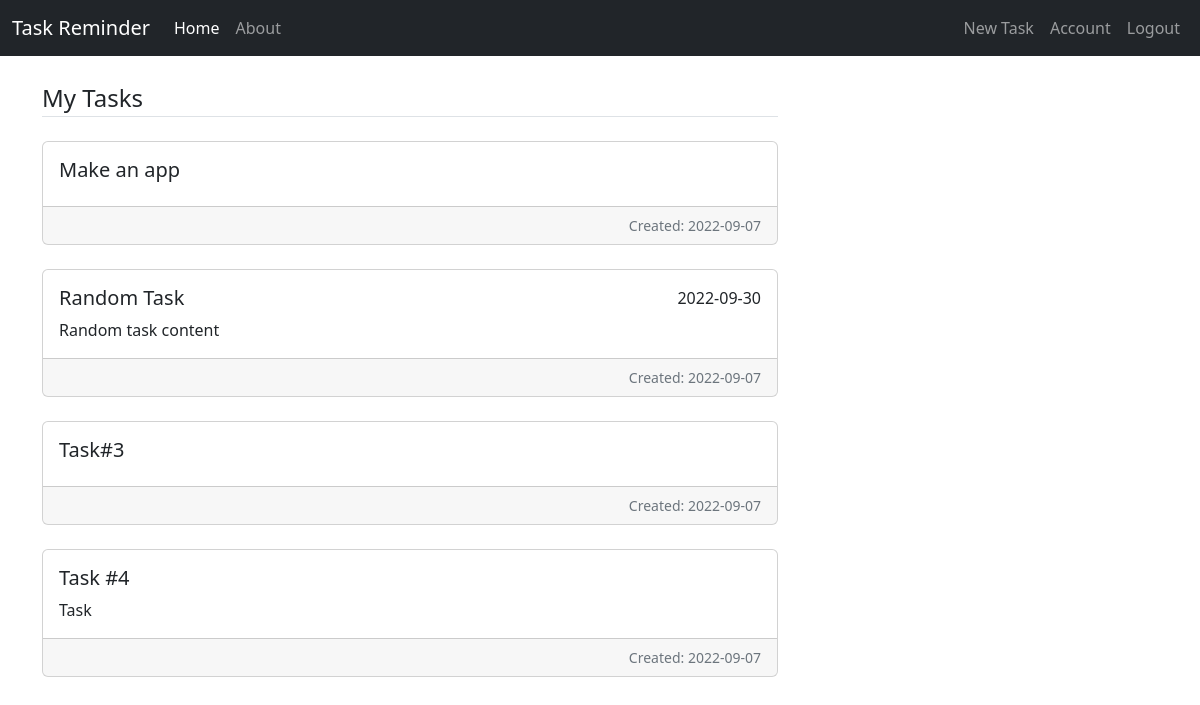
Screenshot of /home (signed in) with the database file from the repository.
### task_app/models.py (models this page shows, shortened)
class Task(db.Model):
    id = db.Column(db.Integer, primary_key=True)
    title = db.Column(db.String(100), nullable=False)
    content = db.Column(db.Text)
    date_created = db.Column(db.Date, nullable=False, default=datetime.utcnow)
    date_tasked = db.Column(db.Date, default=date(1970, 1, 1)) # Date cannot be null. TODO validation
    user_id = db.Column(db.Integer, db.ForeignKey("user.id"), nullable=False)

### task_app/routes.py (the view)
@app.route("/")
@app.route("/home")
@login_required
def home():
    tasks = Task.query.filter_by(user_id=current_user.id).all()
    return render_template("home.html", tasks=tasks)

### task_app/models.py (called while the page is built)
@login_manager.user_loader
def load_user(user_id):
    return User.query.get(int(user_id))

### task_app/templates/home.html (shortened to what this page needs)
{% extends "layout.html" %}
{% block content %}
    <legend class="border-bottom mb-4 mt-4">My Tasks</legend>
    {% for task in tasks %}
        <div class="card text-justify mb-4">
            <div class="card-body">
                <div class="d-flex">
                    <h5 class="card-title">{{ task.title }}</h5>
                    <span class="card-text ms-auto">
                        {{ task.date_tasked if task.date_tasked.strftime("%Y-%m-%d") != "1970-01-01" else "" }}
                    </span>
                </div>
                <p class="card-text">{{ task.content }}</p>
            </div>
            <div class="card-footer text-muted d-flex">
                <small class="ms-auto">Created: {{ task.date_created.strftime("%Y-%m-%d") }}</small>
            </div>
        </div>
    {% endfor %}
{% endblock content %}

### task_app/templates/layout.html (shortened to what this page needs)
<!DOCTYPE html>
<html lang="en">
<head>
    <link href="https://cdn.jsdelivr.net/npm/bootstrap@5.2.0/dist/css/bootstrap.min.css" rel="stylesheet"
>
    <link rel="stylesheet" href="{{ url_for('static', filename='styles.css') }}">
</head>
<body>
    <nav class="navbar navbar-expand-sm navbar-dark bg-dark" aria-label="Third navbar example">
        <div class="container-fluid">
          <a class="navbar-brand" href="{{ url_for('home') }}">Task Reminder</a>
          <div class="collapse navbar-collapse" id="navbarsExample03">
            <ul class="navbar-nav me-auto mb-2 mb-sm-0">
              <li class="nav-item"><a class="nav-link active" aria-current="page" href="{{ url_for('home') }}">Home</a></li>
              <li class="nav-item"><a class="nav-link" href="{{ url_for('about') }}">About</a></li>
            </ul>
            <ul class="navbar-nav mb-2 mb-sm-0">
              {% if current_user.is_authenticated %}
              <li class="nav-item"><a class="nav-link" href="{{ url_for('new_task') }}">New Task</a></li>
                <li class="nav-item"><a class="nav-link" href="{{ url_for('account') }}">Account</a></li>
                <li class="nav-item"><a class="nav-link" href="{{ url_for('logout') }}">Logout</a></li>
              {% else %}
                <li class="nav-item"><a class="nav-link" href="{{ url_for('login') }}">Login</a></li>
                <li class="nav-item"><a class="nav-link" href="{{ url_for('register') }}">Register</a></li>
              {% endif%}
            </ul>
          </div>
        </div>
      </nav>
    <main role="main" class="container">
        <div class="row">
          <div class="col-md-8">
            {% block content %}{% endblock %}
          </div>
        </div>
      </main>
</body>
</html>

### rows the page displays
Task: title "Make an app", date_created "2022-09-07"
Task: title "Random Task", date_tasked "2022-09-30", content "Random task content", date_created "2022-09-07"
Task: title "Task#3", date_created "2022-09-07"
Task: title "Task #4", content "Task", date_created "2022-09-07"
